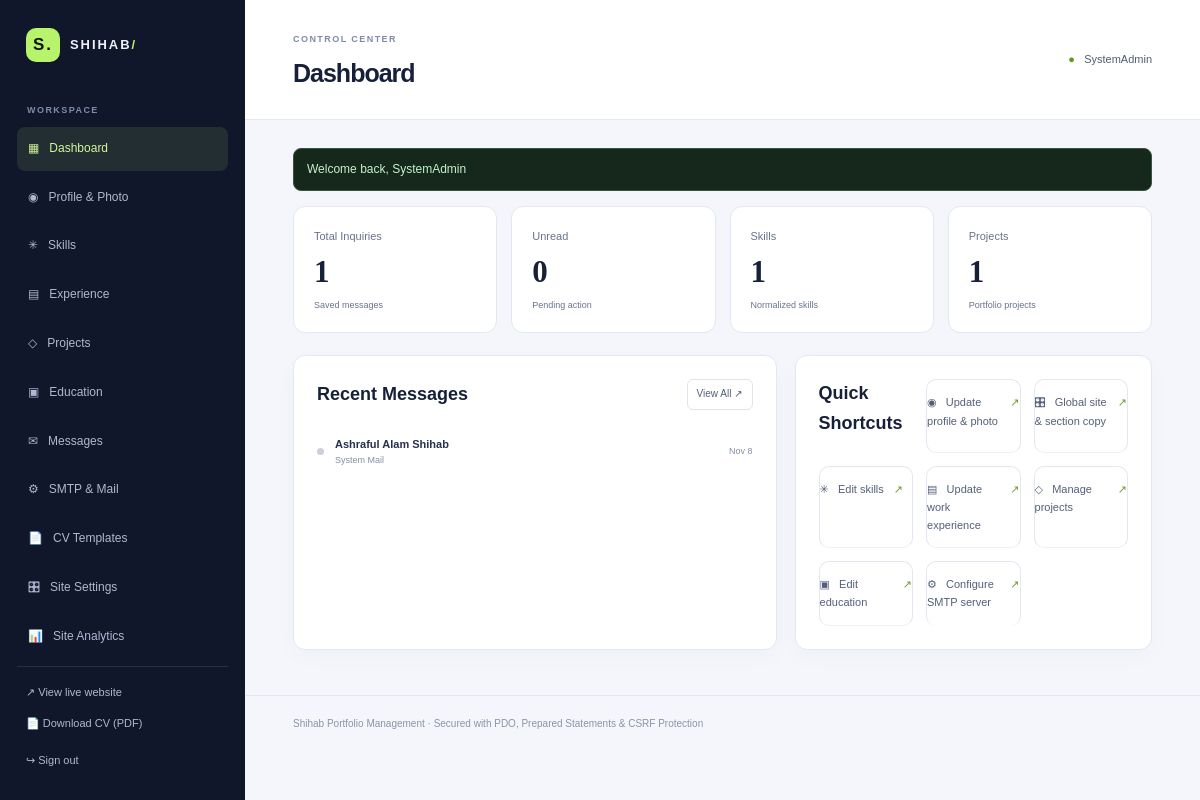
/admin/ (signed in), run on the app's committed database.
### tables this page shows
CREATE TABLE `contact_messages` (
  `id` bigint(20) UNSIGNED NOT NULL,
  `name` varchar(120) NOT NULL,
  `email` varchar(254) NOT NULL,
  `subject` varchar(180) DEFAULT NULL,
  `message` text NOT NULL,
  `created_at` timestamp NOT NULL DEFAULT current_timestamp(),
  `status` enum('new','read','replied','archived') NOT NULL DEFAULT 'new'
);

### config.php (called while the page is built, shortened)
<?php
function url(string $path = ''): string
{
    $envPath = $_ENV['SITE_BASE_PATH'] ?? null;
    if ($envPath !== null && $envPath !== '') {
        $base = rtrim($envPath, '/');
    } else {
        $docRoot = realpath($_SERVER['DOCUMENT_ROOT'] ?? '') ?: '';
        $dir = realpath(__DIR__) ?: '';
        $docRoot = str_replace('\\', '/', $docRoot);
        $dir = str_replace('\\', '/', $dir);
        if ($docRoot !== '' && str_starts_with($dir, $docRoot)) {
            $base = substr($dir, strlen($docRoot));
        } else {
            $base = '';
        }
    }
    $base = '/' . trim($base, '/');
    $normalized = ($base === '/') ? '' : $base;
    return $normalized . '/' . ltrim($path, '/');
}
function e(?string $value): string
{
    return htmlspecialchars((string)$value, ENT_QUOTES | ENT_SUBSTITUTE, 'UTF-8');
}

### admin/index.php (the view, shortened to what this page needs)
<?php
require_once dirname(__DIR__) . '/config.php';
$pdo = db();
$stats = [
    'messages'   => (int)$pdo->query("SELECT COUNT(*) FROM contact_messages")->fetchColumn(),
    'unread'     => (int)$pdo->query("SELECT COUNT(*) FROM contact_messages WHERE status = 'new'")->fetchColumn(),
    'skills'     => (int)$pdo->query("SELECT COUNT(*) FROM skills")->fetchColumn(),
    'projects'   => (int)$pdo->query("SELECT COUNT(*) FROM projects")->fetchColumn(),
    'experience' => (int)$pdo->query("SELECT COUNT(*) FROM experience")->fetchColumn(),
    'education'  => (int)$pdo->query("SELECT COUNT(*) FROM education")->fetchColumn(),
];
$recent = $pdo->query('SELECT * FROM contact_messages ORDER BY created_at DESC LIMIT 5')->fetchAll();
require __DIR__ . '/views/header.php';
?>
<div class="stats-grid">
    <div class="stat-card"><span>Total Inquiries</span><strong><?= $stats['messages'] ?></strong><small>Saved messages</small></div>
    <div class="stat-card"><span>Unread</span><strong><?= $stats['unread'] ?></strong><small>Pending action</small></div>
    <div class="stat-card"><span>Skills</span><strong><?= $stats['skills'] ?></strong><small>Normalized skills</small></div>
    <div class="stat-card"><span>Projects</span><strong><?= $stats['projects'] ?></strong><small>Portfolio projects</small></div>
</div>
<div class="dashboard-columns">
    <div class="admin-panel">
        <div class="panel-title-row">
            <h2>Recent Messages</h2>
            <a class="small-action" href="<?= e(url('admin/messages')) ?>">View All ↗</a>
        </div>
        <?php if (!$recent): ?>
            <p class="panel-hint">No messages in inbox.</p>
        <?php else: ?>
            <div class="recent-list">
                <?php foreach ($recent as $m): ?>
                    <a class="recent-message" href="<?= e(url("admin/messages?view=" . $m['id'])) ?>">
                        <span class="recent-dot <?= $m['status'] === 'new' ? 'unread' : '' ?>"></span>
                        <span class="recent-message-copy">
                            <strong><?= e($m['name']) ?></strong>
                            <small><?= e($m['subject'] ?: preview_text($m['message'], 60)) ?></small>
                        </span>
                        <span class="recent-date"><?= e(date('M j', strtotime($m['created_at']))) ?></span>
                    </a>
                <?php endforeach; ?>
            </div>
        <?php endif; ?>
    </div>
    <div class="admin-panel quick-links">
        <h2>Quick Shortcuts</h2>
        <a href="<?= e(url('admin/profile')) ?>">◉ &nbsp; Update profile &amp; photo <span>↗</span></a>
        <a href="<?= e(url('admin/settings')) ?>">🎛 &nbsp; Global site &amp; section copy <span>↗</span></a>
        <a href="<?= e(url('admin/content/skills')) ?>">✳ &nbsp; Edit skills <span>↗</span></a>
        <a href="<?= e(url('admin/content/experience')) ?>">▤ &nbsp; Update work experience <span>↗</span></a>
        <a href="<?= e(url('admin/content/projects')) ?>">◇ &nbsp; Manage projects <span>↗</span></a>
        <a href="<?= e(url('admin/content/education')) ?>">▣ &nbsp; Edit education <span>↗</span></a>
        <a href="<?= e(url('admin/smtp')) ?>">⚙ &nbsp; Configure SMTP server <span>↗</span></a>
    </div>
</div>
<?php
require __DIR__ . '/views/footer.php';

### assets/css/style.css (style rules this page uses)
:root { --bg: #0b0d12; --panel: #12151d; --panel2: #171b25; --text: #f3f4f7; --muted: #a0a6b5; --line: #292e3a; --accent: #b7f36b; --accent2: #b8a2ff; --max: 1140px; }
*, *::before, *::after { box-sizing: border-box; }
html, body { width: 100%; max-width: 100%; overflow-x: hidden; margin: 0; padding: 0; }
html { scroll-behavior: smooth; scroll-padding-top: 80px; }
body { background: var(--bg); color: var(--text); font-family: "DM Sans", sans-serif; line-height: 1.65; position: relative; }
a { color: inherit; text-decoration: none; }

### assets/css/admin.css (style rules this page uses)
.admin-body { background: #f4f6fb; color: #192033; min-height: 100vh; }
.metric-card, .admin-panel { background: #fff; border: 1px solid #e3e7f0; border-radius: 12px; box-shadow: 0 8px 25px rgba(27, 40, 75, 0.025); }
.admin-panel { padding: 23px; margin-top: 18px; }
.quick-links { display: grid; grid-template-columns: repeat(3, 1fr); gap: 13px; margin-top: 18px; }
.quick-links > a { display: flex; align-items: flex-start; gap: 12px; background: #fff; border: 1px solid #e3e7f0; padding: 18px; border-radius: 10px; color: #658e20; }
.quick-links span { flex: 1; }
.admin-panel h2 { font-size: 18px; color: #172039; margin: 0 0 8px; }
.small-action { display: inline-flex; align-items: center; justify-content: center; border: 1px solid #dfe4ed; border-radius: 6px; background: #fff; color: #52617b; padding: 6px 9px; font-size: 10px; cursor: pointer; white-space: nowrap; }
.stats-grid { display: grid; grid-template-columns: repeat(4, minmax(0, 1fr)); gap: 14px; margin-bottom: 22px; }
.stat-card { background: #fff; border: 1px solid #e3e7f0; border-radius: 12px; padding: 20px; min-width: 0; }
.stat-card span, .stat-card small { display: block; font-size: 11px; color: #68738b; }
.stat-card strong { display: block; font: 600 31px "Space Grotesk"; color: #172039; margin: 8px 0; }
.stat-card small { font-size: 9px; }
.dashboard-columns { display: grid; grid-template-columns: 1.15fr 0.85fr; gap: 18px; }
.dashboard-columns .admin-panel { margin-top: 0; }
.panel-title-row { display: flex; justify-content: space-between; align-items: center; gap: 10px; }
.panel-title-row h2 { margin: 0; }
.recent-list { margin-top: 12px; }
.recent-message { display: flex; align-items: center; gap: 11px; padding: 13px 0; border-bottom: 1px solid #edf0f5; }
.recent-message:last-child { border-bottom: 0; }
.recent-dot { width: 7px; height: 7px; flex-shrink: 0; border-radius: 50%; background: #cbd0db; }
.recent-message-copy { min-width: 0; flex: 1; }
.recent-message-copy strong, .recent-message-copy small { display: block; overflow: hidden; text-overflow: ellipsis; white-space: nowrap; }
.recent-message-copy strong { font-size: 11px; color: #26314a; }
.recent-message-copy small, .recent-date { font-size: 9px; color: #8590a5; }
.quick-links h2 { margin-bottom: 14px; }
.quick-links > a { display: flex; justify-content: space-between; gap: 10px; padding: 13px 0; border-bottom: 1px solid #edf0f5; font-size: 11px; color: #536079; }
.quick-links > a:last-child { border-bottom: 0; }
.quick-links > a span { color: #719a2b; }

### data on the page
contact_messages: name "Ashraful Alam Shihab", subject "System Mail", created_at "Nov 8"

### other printed values
$title "Dashboard"
$_SESSION['admin_username'] "SystemAdmin"
$f['message'] "Welcome back, SystemAdmin"
$stats['messages'] "1"
$stats['unread'] "0"
$stats['skills'] "1"
$stats['projects'] "1"
